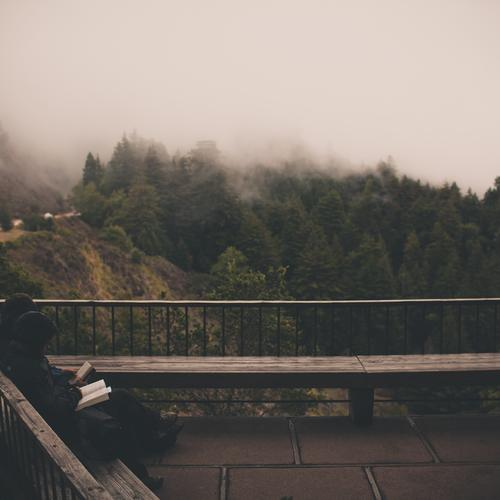
#> input picture 10/500.jpg, 500 x 500 px
$ python main.py
#> lines starting #> are read from the running program, lines starting #| are printed output that depends on the picture
import cv2
from matplotlib import pyplot as plt

img = cv2.imread("./500.jpg")
#> img is the input picture: shape (500, 500, 3); mean B, G, R 104.2, 110.5, 117.7
gray = cv2.cvtColor(img, cv2.COLOR_BGR2GRAY)
hist = cv2.calcHist([gray], [0], None, [256], [0, 256])
#> hist = 256 values, max 13872 at index 216, min 0 at index 0, mean 976.6

cv2.imshow("img", gray)

eq = cv2.equalizeHist(gray)
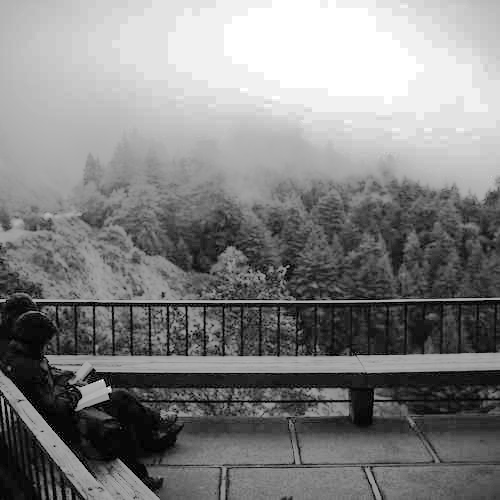
#> eq: shape (500, 500); min 0, max 255, mean 129.8
histEq = cv2.calcHist([eq], [0], None, [256], [0, 256])
#> histEq = 256 values, max 13875 at index 255, min 0 at index 4, mean 976.6

cv2.imshow("eq", eq)

plt.figure()
plt.plot(hist, color="red")
plt.plot(histEq, color="blue")
plt.show()
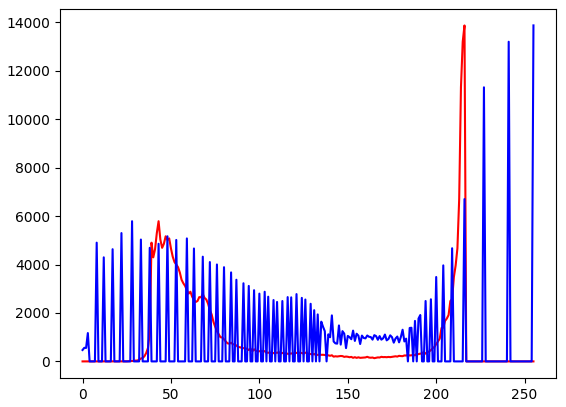
#> figure drawn by matplotlib, 1 panel; curve peaks at x = 216, y = 13872; curve peaks at x = 255, y = 13875

cv2.waitKey(0)
